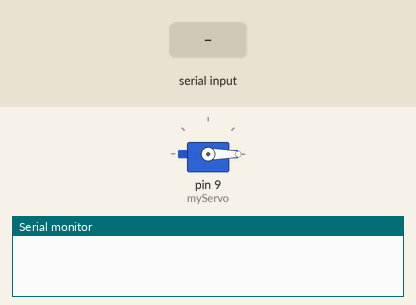
The sketch below on a simulated Arduino Uno, built with avr-gcc and run on an emulated ATmega328P. On the bench: servo, the last lines printed to the serial monitor. The inputs (shaded band) are chosen by the test bench.

Above: at 1.2 s.
1.3 s: byte 0 (0) received over Serial
At 2.4 s:
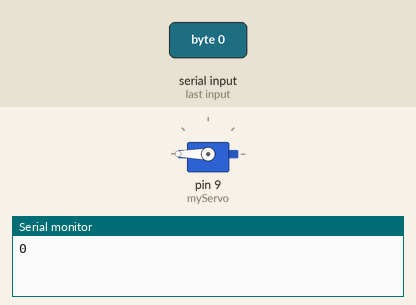
Timing chart, 0 to 4.3 s (numbered marks = the images above; inputs shaded):
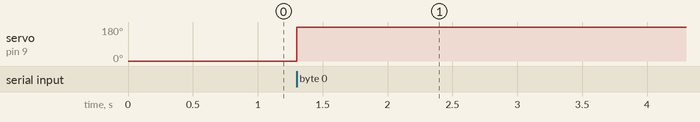

The sketch:

shutter.ino
```cpp
#include <Servo.h> // for the servo motor

// create objects
Servo myServo; // servo motor

//// SERVO variables
int angle; // angle we want the servo to move
int state;

// import libraries

//orange- signal
//red- vcc
//brown- ground

void setup() {
  Serial.begin(9600);
  myServo.attach(9); // SERVO: Telling arduino to what pin the servo is connected to

  angle = 0;
  myServo.write(angle);

}

void loop() {

  ////////////////////////////////////////////////////////
  ////////////// Servo motor///// ////////////////////////
  ////////////////////////////////////////////////////////

  if(Serial.available()){
   state = Serial.read(); // we read the desired state of the shutter from Python
   Serial.println(state);
   if (state == 0){
    angle = 180;
    myServo.write(angle);
    delay(1);

    }
    else if(state == 1){
      angle = 0;
      myServo.write(angle);
      delay(1);

  }}
}
```

Measured:
- after the input at 1.3 s, servo on pin 9 (myServo): 0° → 180° at once
